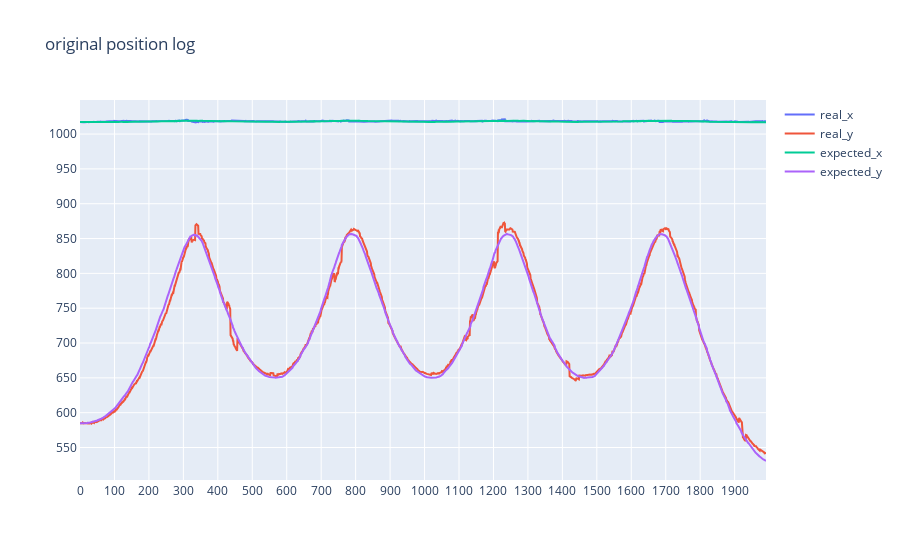

Notebook cell for this chart:
### Code cell
# show the position data diagram
p=[]
index = np.arange(0,len(data_log))
               
for c in ['real_x','real_y','expected_x','expected_y']:    
    trace=go.Scatter(
        y= data_log[c],
        x= index,
        name = c
    )
    p.append(trace)

                  
axis_template=dict(
    showgrid=True,  #网格
    zeroline=True,  #是否显示基线,即沿着(0,0)画出x轴和y轴
    nticks=20,
    showline=True,
    #title='X axis',
    #mirror='all',
    zerolinecolor="#FF0000"
)
layout=go.Layout(
    xaxis=axis_template,
    yaxis=axis_template,
    title='original position log'
)

fig=go.Figure(
    data=p,
    layout=layout
)
iplot(fig)

### Figure 1 — Plotly figure (JSON) as saved in the notebook; plotly's stock layout.template omitted (floating-point values rounded to 4 significant figures; data arrays with more than 128 entries replaced by an {"elided": "..."} marker saying what was removed)
{"data": [{"name": "real_x", "type": "scatter", "x": {"elided": "1992 int values"}, "y": {"elided": "1992 float values"}}, {"name": "real_y", "type": "scatter", "x": {"elided": "1992 int values"}, "y": {"elided": "1992 float values"}}, {"name": "expected_x", "type": "scatter", "x": {"elided": "1992 int values"}, "y": {"elided": "1992 float values"}}, {"name": "expected_y", "type": "scatter", "x": {"elided": "1992 int values"}, "y": {"elided": "1992 float values"}}], "layout": {"title": {"text": "original position log"}, "xaxis": {"nticks": 20, "showgrid": true, "showline": true, "zeroline": true, "zerolinecolor": "#FF0000"}, "yaxis": {"nticks": 20, "showgrid": true, "showline": true, "zeroline": true, "zerolinecolor": "#FF0000"}}}
